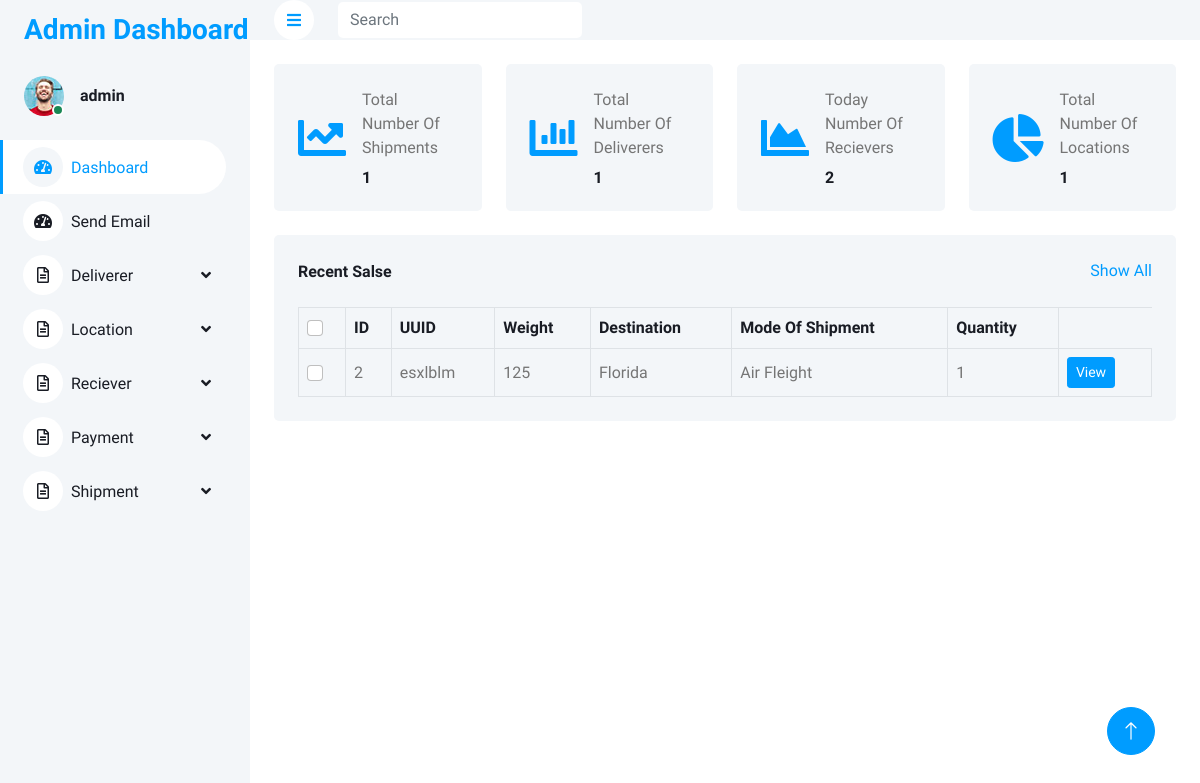
The page /dashboard/ (signed in) on the database its author committed.
### base/models.py (models this page shows, shortened)
class Shipment(models.Model):
    weight = models.CharField(null=True, blank=True, max_length=120)
    quantity = models.CharField(null=True, blank=True, max_length=120)
    mode_of_shipment = models.CharField(null=True, blank=True, max_length=120)
    shipment_pick_up_date = models.CharField(null=True, blank=True, max_length=120)
    shipment_type = models.CharField(null=True, blank=True, max_length=120)
    comment = models.CharField(null=True, blank=True, max_length=120)
    uuid = models.TextField(null=False, blank=False, unique=True)
    registered_at_location = models.CharField(max_length=30, default="Texas")
    destination = models.CharField(null=True, blank=True, max_length=120)
    date_created = models.DateTimeField(default=timezone.now)
    reciever = models.ForeignKey(Reciever, on_delete=models.CASCADE)
    deliverer = models.ForeignKey(Deliverer, on_delete=models.CASCADE)
    location = models.ManyToManyField(Location)
    payments = models.ForeignKey(Payment, on_delete=models.CASCADE, null=True, blank=True)

### base/views.py (the view)
# urls.py: path("dashboard/",include("base.url_dashboard")),
@login_required(login_url="login")
def dashboard(request):
    return render(request, "dashboard/index.html")

### context/_app.py (called while the page is built)
def app(request):
    shipments = Shipment.objects.all()
    locations = Location.objects.all()
    deliverers = Deliverer.objects.all()
    recievers = Reciever.objects.all()
    return {
        "app_name":"ZoomCourier",
        "shipments":shipments,
        "locations":locations,
        "deliverers":deliverers,
        "recievers":recievers,
        "phone_number":"+1(863)417-2285",
        "email":"support@cargointransit.online",
        "address":'''A108 Adam Street
New York, NY 535022
United States'''
    }

### templates/dashboard/index.html
{%extends 'dashboard/helpers/__base__.html' %}
{%load static%}
{%block content %}
<div class="container-fluid pt-4 px-4">
    <div class="row g-4">
        <div class="col-sm-6 col-xl-3">
            <div class="bg-light rounded d-flex align-items-center justify-content-between p-4">
                <i class="fa fa-chart-line fa-3x text-primary"></i>
                <div class="ms-3">
                    <p class="mb-2">Total Number Of Shipments</p>
                    <h6 class="mb-0">{{shipments|length}}</h6>
                </div>
            </div>
        </div>
        <div class="col-sm-6 col-xl-3">
            <div class="bg-light rounded d-flex align-items-center justify-content-between p-4">
                <i class="fa fa-chart-bar fa-3x text-primary"></i>
                <div class="ms-3">
                    <p class="mb-2">Total Number Of Deliverers</p>
                    <h6 class="mb-0">{{ deliverers|length }}</h6>
                </div>
            </div>
        </div>
        <div class="col-sm-6 col-xl-3">
            <div class="bg-light rounded d-flex align-items-center justify-content-between p-4">
                <i class="fa fa-chart-area fa-3x text-primary"></i>
                <div class="ms-3">
                    <p class="mb-2">Today Number Of Recievers</p>
                    <h6 class="mb-0">{{ recievers|length}}</h6>
                </div>
            </div>
        </div>
        <div class="col-sm-6 col-xl-3">
            <div class="bg-light rounded d-flex align-items-center justify-content-between p-4">
                <i class="fa fa-chart-pie fa-3x text-primary"></i>
                <div class="ms-3">
                    <p class="mb-2">Total Number Of Locations</p>
                    <h6 class="mb-0">{{locations|length}}</h6>
                </div>
            </div>
        </div>
    </div>
</div>
<div class="container-fluid pt-4 px-4">
    <div class="bg-light text-center rounded p-4">
        <div class="d-flex align-items-center justify-content-between mb-4">
            <h6 class="mb-0">Recent Salse</h6>
            <a href="">Show All</a>
        </div>
        <div class="table-responsive">
            <table class="table text-start align-middle table-bordered table-hover mb-0">
                <thead>
                    <tr class="text-dark">
                        <th scope="col"><input class="form-check-input" type="checkbox"></th>
                        <th scope="col">ID</th>
                        <th scope="col">UUID</th>
                        <th scope="col">Weight</th>
                        <th scope="col">Destination</th>
                        <th scope="col">Mode Of Shipment</th>
                        <th scope="col">Quantity</th>
                    </tr>
                </thead>
                <tbody>
                    {%for shipment in shipments %}
                    <tr>
                        <td><input class="form-check-input" type="checkbox"></td>
                        <td>{{ shipment.id }}</td>
                        <td>{{ shipment.uuid }}</td>
                        <td>{{ shipment.weight }}</td>
                        <td>{{ shipment.destination }}</td>
                        <td>{{ shipment.mode_of_shipment }}</td>
                        <td>{{ shipment.quantity }}</td>
                        <td><a href="{% url 'updateShipment' shipment.id%}" class="btn btn-primary btn-sm">View</a></td>
                    </tr>
                    {%empty%}
                    <p class="text-primary text-center">Not Shipment Yet</p>
                    {%endfor%}
                </tbody>
            </table>
        </div>
    </div>
</div>
</div>
{%endblock%}

### templates/dashboard/helpers/__header__.html (shortened to what this page needs)
{%load static%}
<!DOCTYPE html>
<html lang="en">
<head>
    <link href="https://cdnjs.cloudflare.com/ajax/libs/font-awesome/5.10.0/css/all.min.css" rel="stylesheet">
    <link href="https://cdn.jsdelivr.net/npm/bootstrap-icons@1.4.1/font/bootstrap-icons.css" rel="stylesheet">
    <link href="{%static 'dashboard/lib/owlcarousel/assets/owl.carousel.min.css' %}" rel="stylesheet">
    <link href="{%static 'dasboard/lib/tempusdominus/css/tempusdominus-bootstrap-4.min.css' %}" rel="stylesheet" />
    <link href="{%static 'dashboard/css/bootstrap.min.css' %}" rel="stylesheet">
    <link href="{%static 'dashboard/css/style.css' %}" rel="stylesheet">
</head>
<body>
    <div class="container-xxl position-relative bg-white d-flex p-0">
        <div class="sidebar pe-4 pb-3">
            <nav class="navbar bg-light navbar-light">
                <a href="/" class="navbar-brand mx-4 mb-3">
                    <h3 class="text-primary">Admin Dashboard</h3>
                </a>
                <div class="d-flex align-items-center ms-4 mb-4">
                    <div class="position-relative">
                        <img class="rounded-circle" src="{%static 'dashboard/img/user.jpg' %}" alt="" style="width: 40px; height: 40px;">
                        <div class="bg-success rounded-circle border border-2 border-white position-absolute end-0 bottom-0 p-1"></div>
                    </div>
                    <div class="ms-3">
                        <h6 class="mb-0">{{ request.user.username }}</h6>
                    </div>
                </div>
                <div class="navbar-nav w-100">
                    <a href="{% url 'dashboard' %}" class="nav-item nav-link active"><i class="fa fa-tachometer-alt me-2"></i>Dashboard</a>
                    <a href="{% url 'sendEmailView' %}" class="nav-item nav-link "><i class="fa fa-tachometer-alt me-2"></i>Send Email
                    </a>
                    <div class="nav-item dropdown">
                        <a href="#" class="nav-link dropdown-toggle" data-bs-toggle="dropdown"><i class="far fa-file-alt me-2"></i>Deliverer</a>
                    </div>
                    <div class="nav-item dropdown">
                        <a href="#" class="nav-link dropdown-toggle" data-bs-toggle="dropdown"><i class="far fa-file-alt me-2"></i>Location</a>
                    </div>
                    <div class="nav-item dropdown">
                        <a href="#" class="nav-link dropdown-toggle" data-bs-toggle="dropdown"><i class="far fa-file-alt me-2"></i>Reciever</a>
                    </div>
                    <div class="nav-item dropdown">
                        <a href="#" class="nav-link dropdown-toggle" data-bs-toggle="dropdown"><i class="far fa-file-alt me-2"></i>Payment</a>
                    </div>
                    <div class="nav-item dropdown">
                        <a href="#" class="nav-link dropdown-toggle" data-bs-toggle="dropdown"><i class="far fa-file-alt me-2"></i>Shipment</a>
                    </div>
                </div>
            </nav>
        </div>
        <div class="content">
            <nav class="navbar navbar-expand bg-light navbar-light sticky-top px-4 py-0">
                <a href="#" class="sidebar-toggler flex-shrink-0">
                    <i class="fa fa-bars"></i>
                </a>
                <form class="d-none d-md-flex ms-4">
                    <input class="form-control border-0" type="search" placeholder="Search">
                </form>
            </nav>

### static/dashboard/css/style.css (style rules this page uses)
:root { --primary: #009CFF; --light: #F3F6F9; --dark: #191C24; }
.btn { transition: .5s; }
.btn.btn-primary { color: #FFFFFF; }
.sidebar { position: fixed; top: 0; left: 0; bottom: 0; width: 250px; height: 100vh; overflow-y: auto; background: var(--light); transition: 0.5s; z-index: 999; }
.content { margin-left: 250px; min-height: 100vh; background: #FFFFFF; transition: 0.5s; }
@media (min-width: 992px) { .sidebar { margin-left: 0; } }
@media (min-width: 992px) { .content { width: calc(100% - 250px); } }
.sidebar .navbar .navbar-nav .nav-link { padding: 7px 20px; color: var(--dark); font-weight: 500; border-left: 3px solid var(--light); border-radius: 0 30px 30px 0; outline: none; }
.sidebar .navbar .navbar-nav .nav-link:hover, .sidebar .navbar .navbar-nav .nav-link.active { color: var(--primary); background: #FFFFFF; border-color: var(--primary); }
.sidebar .navbar .navbar-nav .nav-link i { width: 40px; height: 40px; display: inline-flex; align-items: center; justify-content: center; background: #FFFFFF; border-radius: 40px; }
.sidebar .navbar .navbar-nav .nav-link:hover i, .sidebar .navbar .navbar-nav .nav-link.active i { background: var(--light); }
.sidebar .navbar .dropdown-toggle::after { position: absolute; top: 15px; right: 15px; border: none; content: "\f107"; font-family: "Font Awesome 5 Free"; font-weight: 900; transition: .5s; }
.content .navbar .sidebar-toggler, .content .navbar .navbar-nav .nav-link i { width: 40px; height: 40px; display: inline-flex; align-items: center; justify-content: center; background: #FFFFFF; border-radius: 40px; }

### rows shown on the page
Shipment: id "2", uuid "esxlblm", weight "125", destination "Florida", mode_of_shipment "Air Fleight", quantity "1"

### other values the page prints
{{ request.user.username }} "admin"
{{ shipments|length }} "1"
{{ deliverers|length }} "1"
{{ recievers|length }} "2"
{{ locations|length }} "1"
